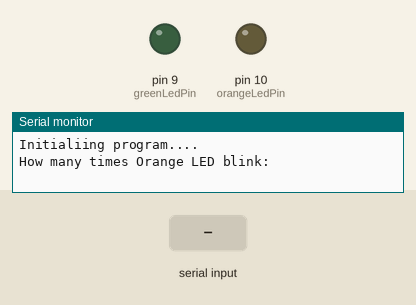
The sketch below on a simulated Arduino Uno, built with avr-gcc and run on an emulated ATmega328P. On the bench: output pins drawn as LEDs (lit = HIGH), the last lines printed to the serial monitor. Dashed ring = blinking. The inputs (shaded band) are chosen by the test bench.

Above: at 1.4 s.
1.5 s: "90,45\n" received over Serial
At 4.55 s:
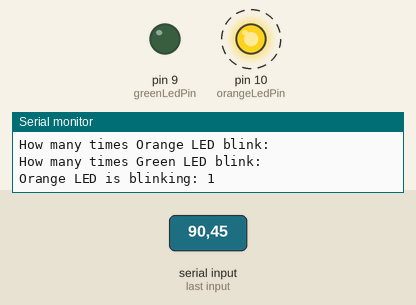
Timing chart, 0 to 12.0 s (numbered marks = the images above; inputs shaded):
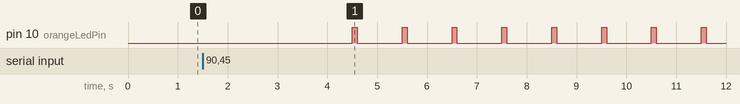

Measured:
- after the input at 1.5 s, pin 10 (orangeLedPin): alternates HIGH for 0.10 s and LOW for 0.90 s, starting after 3.0 s

The sketch:

_7_WhileLoop.ino
```cpp
//init. & dec. t all here, to modify anything fom here;

//dec. pins
int orangeLedPin = 10;
int greenLedPin =  9;

//init. on\off time
int orangeOnTime = 100;
int orangeOffTime = 900;
int greenOnTime = 100;
int greenOffTime = 900;

//LEDs blinking number of times
int orangeNumber;   // = 3;
int greenNumber;    // = 3;

//for loop string msg variables
String orangeMessage = "Orange LED is blinking";
String greenMessage = "Green LED is blinking";

void setup()
{
  Serial.begin(115200); //baud pace init. for serial printing
  Serial.print("\nInitialiing program....\n"); //Printing
  delay(500);

  //setup both pins as output
  pinMode(orangeLedPin, OUTPUT);
  pinMode(greenLedPin, OUTPUT);

  //Prompting from user
  Serial.println("How many times Orange LED blink: "); // Orange
  while (!Serial.available()) {}
  orangeNumber = Serial.parseInt();

  Serial.println("How many times Green LED blink: "); //Green
  while (!Serial.available()) {}
  delay(3000);                   //to hold for input
  greenNumber = Serial.parseInt();

}

void loop() {
  //blinking LEDs for specific numbers of time

  //orange led section
  Serial.println("");

  int i = 1; //while looping
  while(i <= orangeNumber)
  {
    //printing
    Serial.println(orangeMessage + ": " + i);

    //on/off -> time
    digitalWrite(orangeLedPin, HIGH); // on
    delay(orangeOnTime); // on time
    digitalWrite(orangeLedPin, LOW); //off
    delay(orangeOffTime); //off time
    i++;
  }
  Serial.println(""); //print for separation

  //Green LED section
  Serial.println(greenMessage);
  for(int j = 1; j <= greenNumber; j++)
  {
    Serial.println(greenMessage + ": " + j);
    digitalWrite(greenLedPin,HIGH); //on
    delay(greenOnTime); //ON TIME
    digitalWrite(greenLedPin, LOW); //off
    delay(greenOffTime); //OFF TIME
  }
}
```
